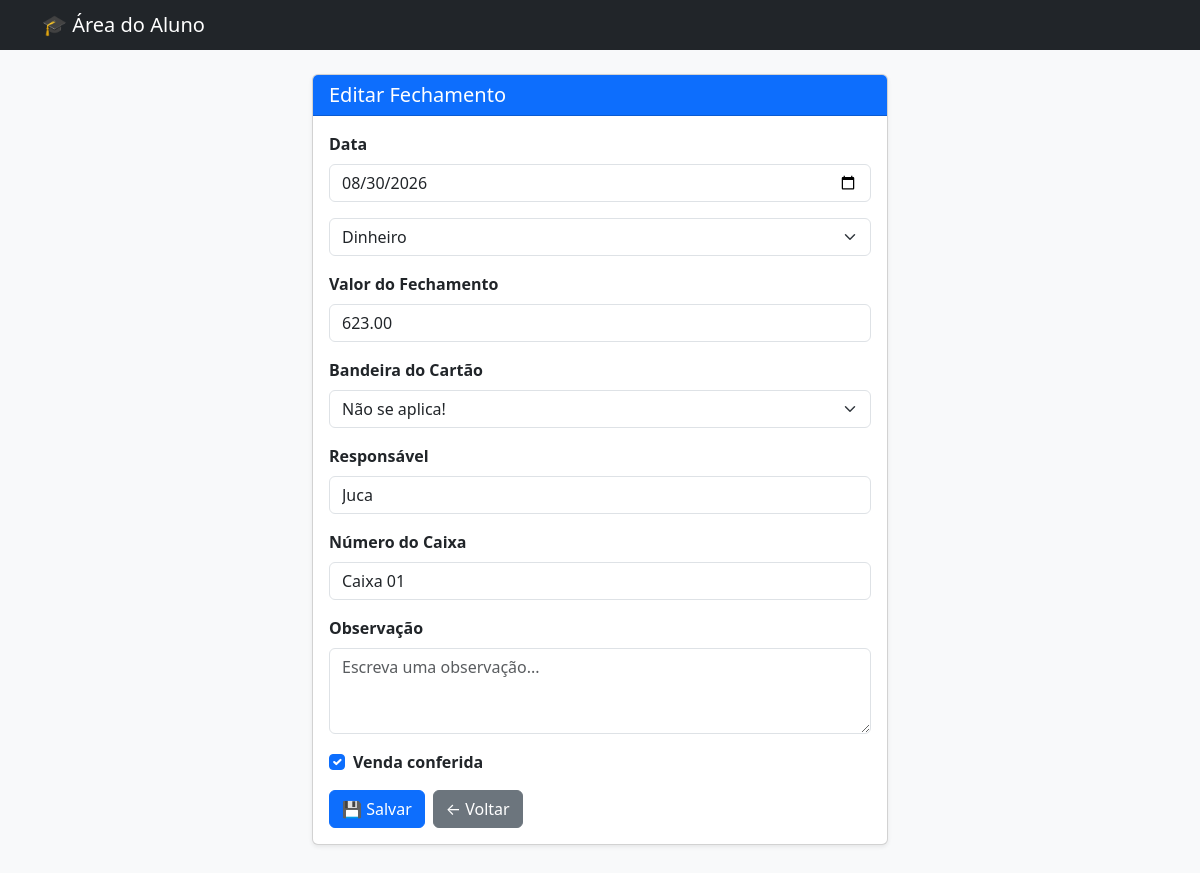
/vendas/4/editar/, run on the app's committed database.
### vendas/models.py (models this page shows, shortened)
class Vendas(models.Model):
    data = models.DateField(default=timezone.localdate)
    TIPO_PAGAMENTO = [
        ('DINHEIRO', 'Dinheiro'),
        ('PIX', 'Pix'),
        ('DEBITO', 'Débito'),
        ('CREDITO', 'Crédito'),
    ]
    tipo_pagamento = models.CharField(max_length=10, choices=TIPO_PAGAMENTO)
    valor_total = models.DecimalField(max_digits=10, decimal_places=2)
    BANDEIRA_CARTAO = [
        ('VISA', 'Visa'),
        ('MASTERCARD', 'Mastercard'),
        ('ELO', 'Elo'),
    ]
    bandeira_cartao = models.CharField(max_length=30, choices=BANDEIRA_CARTAO, blank=True)
    responsavel = models.CharField(max_length=100)
    num_caixa =  models.CharField(max_length=20, blank=True)
    obs = models.TextField(blank=True)
    conferido = models.BooleanField(default=False)

### vendas/views.py (the view, shortened to what this page needs)
# urls.py: path('<int:pk>/editar/', views.editar_vendas, name='editar_vendas'),
def editar_vendas(request, pk):
    venda = get_object_or_404(Vendas, pk=pk)
    return render(request, 'form_vendas.html', {'venda': venda, 'titulo': 'Editar Fechamento'})

### vendas/templates/form_vendas.html (shortened to what this page needs)
<!DOCTYPE html>
<html lang="pt-br">
<head>
    <link href="https://cdn.jsdelivr.net/npm/bootstrap@5.3.3/dist/css/bootstrap.min.css" rel="stylesheet">
</head>
<body class="bg-light">
    <nav class="navbar navbar-dark bg-dark mb-4">
        <div class="container">
            <span class="navbar-brand mb-0 h1">🎓 Área do Aluno</span>
        </div>
    </nav>
    <main class="container pb-5" style="max-width: 600px;">
        <div class="card shadow-sm">
            <div class="card-header bg-primary text-white">
                <h1 class="h5 mb-0">{{ titulo }}</h1>
            </div>
            <div class="card-body">
                <form method="post">
                    <div class="mb-3">
                        <label class="form-label fw-semibold">Data</label>
                        <input type="date" name="data" class="form-control"
                               value="{{ venda.data|date:'Y-m-d' }}"
                               placeholder="" required>
                    </div>
                    <div class="mb-3">
                        <select name="tipo_pagamento" class="form-select" required>
                            <option
                                value="DINHEIRO"
                                {% if venda.tipo_pagamento == 'DINHEIRO' %}selected{% endif %}
                            >
                                Dinheiro
                            </option>
                        </select>
                    </div>
                    <div class="mb-3">
                        <label class="form-label fw-semibold">Valor do Fechamento</label>
                        <input type="number" name="valor_total" class="form-control"
                               value="{{ venda.valor_total|default:'' }}"
                               step="0.01" min="0"
                               placeholder="0,00" required>
                    </div>
                    <div class="mb-3">
                        <label for="bandeira_cartao" class="form-label fw-semibold">
                            Bandeira do Cartão
                        </label>
                        <select name="bandeira_cartao" class="form-select">
                            <option value="">
                                Não se aplica!
                            </option>
                        </select>
                    </div>
                    <div class="mb-3">
                        <label class="form-label fw-semibold">Responsável</label>
                        <input type="text" name="responsavel" class="form-control"
                               value="{{ venda.responsavel|default:'' }}"
                               placeholder="Responsável" required>
                    </div>
                    <div class="mb-3">
                        <label class="form-label fw-semibold">Número do Caixa</label>
                        <input type="text" name="num_caixa" class="form-control"
                               value="{{ venda.num_caixa|default:'' }}"
                               placeholder="Ex.: Caixa 01">
                    </div>
                    <div class="mb-3">
                        <label class="form-label fw-semibold">Observação</label>
                        <textarea name="obs" class="form-control" rows="3"
                                  placeholder="Escreva uma observação...">{{ venda.obs|default:'' }}</textarea>
                    </div>
                    <div class="mb-3">
                        <div class="form-check">
                            <input type="checkbox" name="conferido" class="form-check-input" {% if venda.conferido %}checked{% endif %}>
                            <label for="conferido" class="form-check-label fw-semibold">
                                Venda conferida
                            </label>
                        </div>
                    </div>
                    <div class="d-flex gap-2">
                        <button type="submit" class="btn btn-primary">💾 Salvar</button>
                        <a href="{% url 'listar_vendas' %}" class="btn btn-secondary">← Voltar</a>
                    </div>
                </form>
            </div>
        </div>
    </main>
</body>
</html>

### data on the page
Vendas: data "08/30/2026", tipo_pagamento "Dinheiro", valor_total "623.00", responsavel "Juca", num_caixa "Caixa 01", conferido "☑"

### other printed values
{{ titulo }} "Editar Fechamento"
